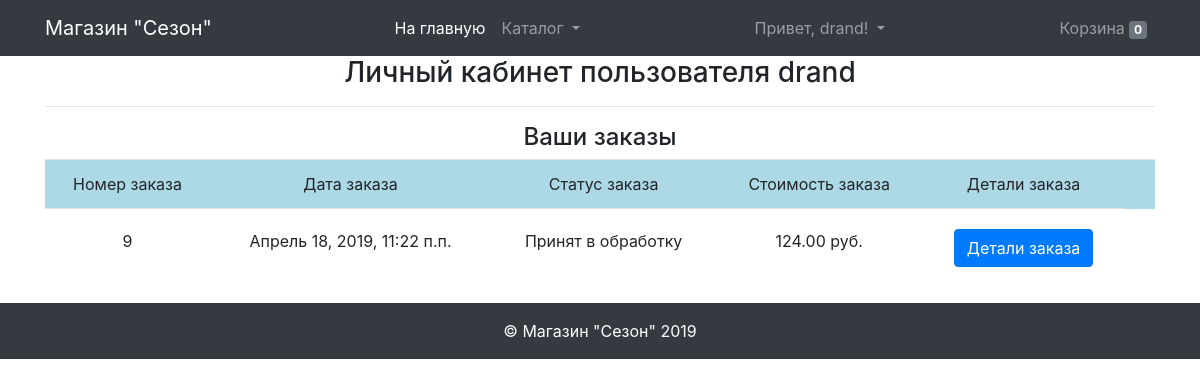
Page /account/ (signed in) on the earlier database version.
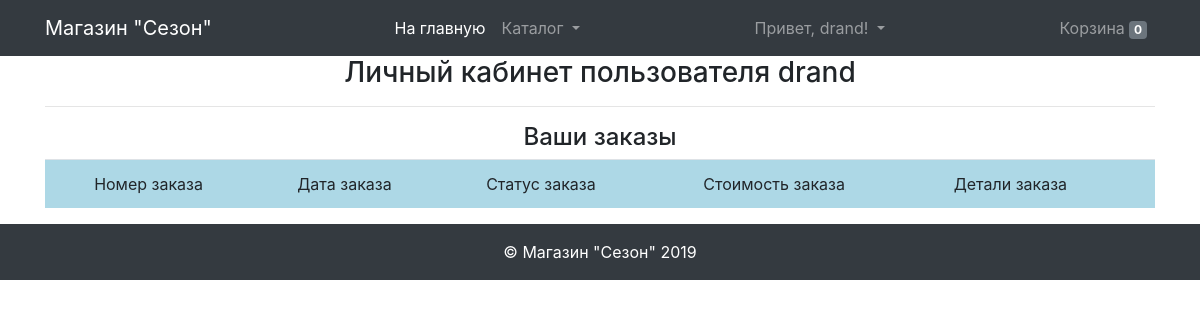
Same page on the later database version.
### welcome/models.py (models this page shows, shortened)
class Order(models.Model):
	user = models.ForeignKey(settings.AUTH_USER_MODEL)
	items = models.ForeignKey(Cart)
	total = models.DecimalField(max_digits=9, decimal_places=2, default=0.00)
	first_name = models.CharField(max_length=200)
	last_name = models.CharField(max_length=200)
	phone = models.CharField(max_length=20)
	buying_type = models.CharField(max_length=40, choices=(('Самовывоз', 'Самовывоз'),
		('Доставка', 'Доставка')), default='Самовывоз')
	address = models.CharField(max_length=255, blank=True)
	date = models.DateTimeField(auto_now_add=True)
	comments = models.TextField()
	status = models.CharField(max_length=100, choices=ORDER_STATUS_CHOICES, default=ORDER_STATUS_CHOICES[0][0])

### welcome/views.py (the view)
# urls.py: url(r'^account/$', account_view, name='account'),
def account_view(request):
	order = Order.objects.filter(user=request.user).order_by('-id')
	username = request.user.username
	categories = Category.objects.all()
	parts = Part.objects.all()
	context = {
		'order': order,
        'categories': categories,
        'parts': parts,
		'username': username,
	}
	return render(request, 'account.html', context)

### welcome/models.py (called while the page is built)
	def get_absolute_url(self):
		return reverse('part_detail', kwargs={'part_slug': self.slug})

	def get_absolute_url(self):
		return reverse('category_detail', kwargs={'category_slug': self.slug})

### welcome/templates/account.html (shortened to what this page needs)
{% extends 'base.html' %}
{% load static %}
{% block content %}
<h3 class="text-center">Личный кабинет пользователя {{ request.user }}</h3>
<hr>
<h4 class='text-center'>Ваши заказы</h4>
<table class='table'>
<tr style='background:lightblue;'>
	<td class='text-center'>Номер заказа</td>
	<td class='text-center'>Дата заказа</td>
	<td class='text-center'>Статус заказа</td>
	<td class='text-center'>Стоимость заказа</td>
	<td class='text-center'>Детали заказа</td>
	<td></td>
</tr>
{% for item in order %}
<tr>
	<td class='text-center' style='padding-top: 20px; padding-bottom: 20px;'>{{ item.id }}</td>
	<td class='text-center' style='padding-top: 20px; padding-bottom: 20px;'>{{ item.date }}</td>
	<td class='text-center' style='padding-top: 20px; padding-bottom: 20px;'>{{ item.status }}</td>
	<td class='text-center' style='padding-top: 20px; padding-bottom: 20px;'>{{ item.total }} руб.</td>
	<td class='text-center' style='padding-top: 20px; padding-bottom: 20px;'><button type="button" class="btn btn-primary btn-md" data-toggle="modal" data-target="#myModal-{{ item.id }}">
  Детали заказа
</button></td>
</tr>
{% endfor %}
</table>
{% endblock content %}

Differences in the rows shown:
removed Order: id "9", date "Апрель 18, 2019, 11:22 п.п.", status "Принят в обработку", total "124.00"
